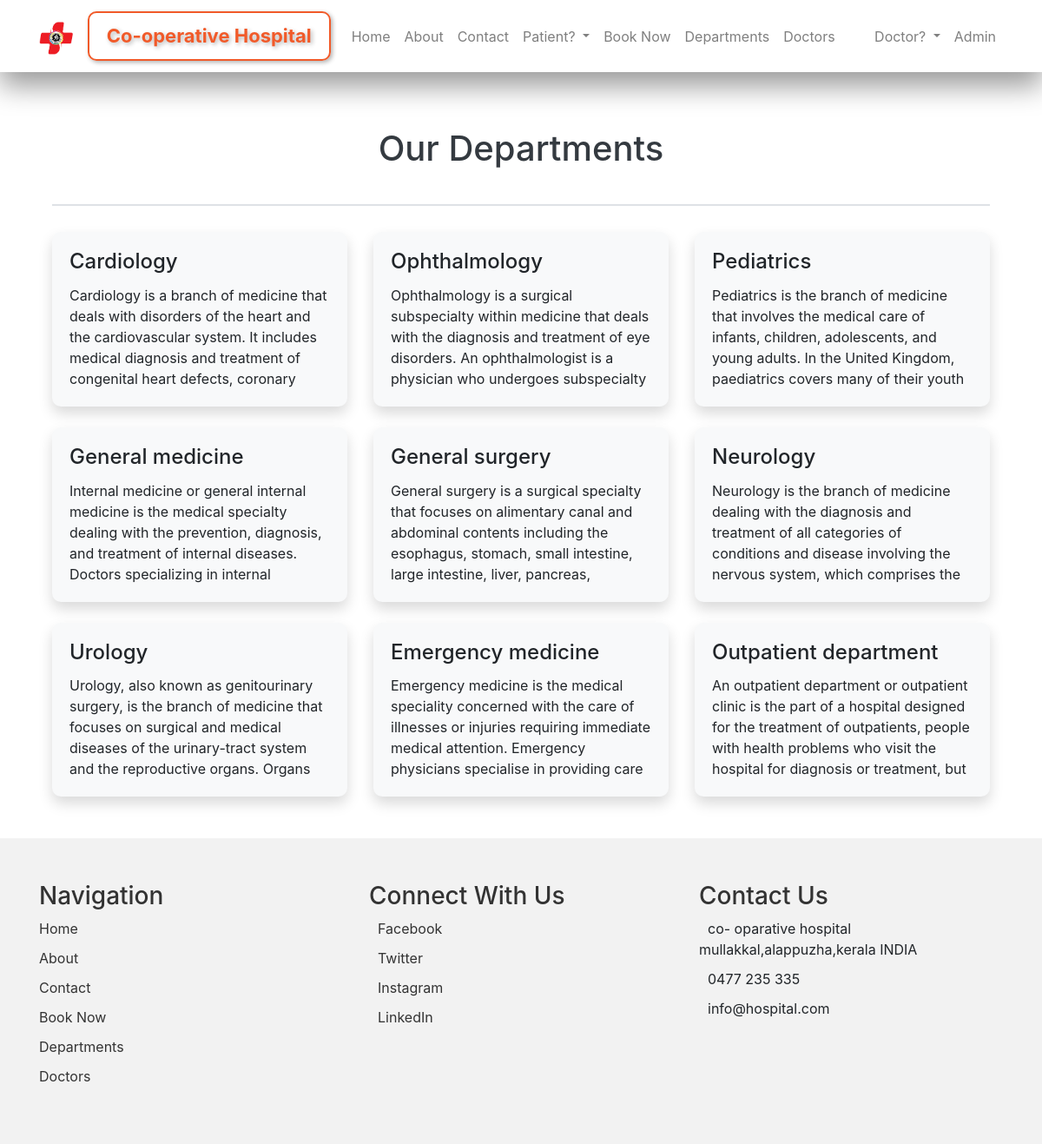
Screenshot of /departments/ with the database file from the repository.
### home/models.py (models this page shows, shortened)
class Departments(models.Model):
    dep_name = models.CharField(max_length=50)
    dep_description = models.TextField()

### home/views.py (the view)
# urls.py: path('departments/', views.Department, name='Department'),
def Department(request):
    dect_dept={
      'dept': Departments.objects.all()
    }
    return render(request, 'department.html',dect_dept)

### templates/department.html (shortened to what this page needs)
{% extends 'base.html' %}
{% block content %}
<div class="container">
  <h1 class="dep-title">Our Departments</h1>
  <hr>
  <div class="row justify-content-center">
    {% for d in dept %}
      <div class="col-md-4 mb-4">
        <div class="card card-sm shadow">
          <div class="card-body">
            <h4 class="card-title card-heading">{{ d.dep_name }}</h4>
            <div class="dep-description scrollable">
              <p class="card-text">{{ d.dep_description }}</p>
            </div>
          </div>
        </div>
      </div>
    {% endfor %}
  </div>
</div>
{%endblock%}

### templates/base.html (shortened to what this page needs)
{% load static %}
<!DOCTYPE html>
<html lang="en">
<head>
  <link rel="stylesheet" href="https://stackpath.bootstrapcdn.com/bootstrap/4.3.1/css/bootstrap.min.css">
</head>
<body>
<nav class="navbar navbar-expand-lg navbar-light ">
    <div class="container">
		<a class="navbar-brand" href="{% url 'index' %}">
			<img src="{% static 'images/logo2.png' %}" alt="Co-operative Hospital" class="logo">
			<span class="hospital-name">Co-operative Hospital</span>
		  </a>
      <div class="collapse navbar-collapse" id="navbarNav">
        <ul class="navbar-nav mr-auto">
           <li class="nav-item">
            <a class="nav-link" href="{% url 'index' %}">Home</a>
          </li>
          <li class="nav-item">
            <a class="nav-link" href="{% url 'about' %}">About</a>
          </li>
          <li class="nav-item">
            <a class="nav-link" href="{% url 'contact' %}">Contact</a>
          </li>
          <ul class="navbar-nav">
          <li class="nav-item dropdown">
            <a class="nav-link dropdown-toggle" href="#" id="doctorDropdown" role="button" data-toggle="dropdown" aria-haspopup="true" aria-expanded="false">
              Patient?
            </a>
          </li>
        </ul>
          <li class="nav-item">
            <a class="nav-link" href="{% url 'booking' %}">Book Now</a>
          </li>
          <li class="nav-item">
            <a class="nav-link" href="{% url 'Department' %}">Departments</a>
          </li>
          <li class="nav-item">
            <a class="nav-link" href="{% url 'Doctor' %}">Doctors</a>
          </li>
        </ul>
        <ul class="navbar-nav">
          <li class="nav-item dropdown">
            <a class="nav-link dropdown-toggle" href="#" id="doctorDropdown" role="button" data-toggle="dropdown" aria-haspopup="true" aria-expanded="false">
              Doctor?
            </a>
          </li>
          <li class="nav-item">
            <a class="nav-link" href="{% url 'admin:index' %}">Admin</a>
          </li>
        </ul>
      </div>
    </div>
  </nav>
  <div class="container py-4">
    {% block content %}
    {% endblock %}
  </div>
  <footer class="footer">
	<div class="container">
	  <div class="row">
		<div class="col-md-4">
		  <h3>Navigation</h3>
		  <ul class="list-unstyled">
			<li><a href="{% url 'index' %}">Home</a></li>
			<li><a href="{% url 'about' %}">About</a></li>
			<li><a href="{% url 'contact' %}">Contact</a></li>
			<li><a href="{% url 'booking' %}">Book Now</a></li>
			<li><a href="{% url 'Department' %}">Departments</a></li>
			<li><a href="{% url 'Doctor' %}">Doctors</a></li>
		  </ul>
		</div>
		<div class="col-md-4">
		  <h3>Connect With Us</h3>
		  <ul class="list-unstyled">
			<li><a href="#"> Facebook</a></li>
			<li><a href="#"> Twitter</a></li>
			<li><a href="#"> Instagram</a></li>
			<li><a href="#"> LinkedIn</a></li>
		  </ul>
		</div>
		<div class="col-md-4">
		  <h3>Contact Us</h3>
		  <p> co- oparative hospital mullakkal,alappuzha,kerala INDIA</p>
		  <p>0477 235 335</p>
		  <p> info@hospital.com</p>
		</div>
	  </div>
	</div>
  </footer>
			</body>
			</html>

### templates/department.html (style rules this page uses)
.card { background-color: #f8f9fa; border-radius: 10px; border: none; transition: all 0.3s ease-in-out; }
.card-heading { color: #212529; }
.scrollable { height: 120px; overflow-y: scroll; }
.dep-title { text-align: center; margin-top: 40px; margin-bottom: 40px; color: #343a40; }
hr { margin-top: 30px; margin-bottom: 30px; border: 1px solid #dee2e6; }

### templates/base.html (style rules this page uses)
.navbar { background-color: #fff; box-shadow: 0 8px 16px rgba(0,0,0,0.5); transition: 0.3s; }
.navbar-nav .nav-item { position: relative; }
.footer { background-color: #f2f2f2; padding: 50px 0; }
.footer h3 { color: #333; }
.footer ul { list-style: none; padding: 0; }
.footer li { margin-bottom: 10px; }
.footer a { color: #333; }
.footer p { margin-bottom: 10px; }
.logo { max-width: 40px; margin-right: 10px; }
.hospital-name { font-size: 22px; font-weight: bold; color: #f15a29; text-shadow: 2px 2px 5px rgba(0,0,0,0.3); transform: translateZ(30px); display: inline-block; padding: 10px 20px; border: 2px solid #f15a29; border-radius: 10px; box-shadow: 2px 2px 5px rgba(0,0,0,0.3); }

### rows the page displays
Departments: dep_name "Cardiology", dep_description "Cardiology is a branch of medicine that deals with disorders of the heart and the cardiovascular system. It includes medical diagnosis and treatment of congenital heart defects, coronary…"
Departments: dep_name "Ophthalmology", dep_description "Ophthalmology is a surgical subspecialty within medicine that deals with the diagnosis and treatment of eye disorders. An ophthalmologist is a physician who undergoes subspecialty…"
Departments: dep_name "Pediatrics", dep_description "Pediatrics is the branch of medicine that involves the medical care of infants, children, adolescents, and young adults. In the United Kingdom, paediatrics covers many of their youth…"
Departments: dep_name "General medicine", dep_description "Internal medicine or general internal medicine is the medical specialty dealing with the prevention, diagnosis, and treatment of internal diseases. Doctors specializing in internal…"
Departments: dep_name "General surgery", dep_description "General surgery is a surgical specialty that focuses on alimentary canal and abdominal contents including the esophagus, stomach, small intestine, large intestine, liver, pancreas,…"
Departments: dep_name "Neurology", dep_description "Neurology is the branch of medicine dealing with the diagnosis and treatment of all categories of conditions and disease involving the nervous system, which comprises the…"
Departments: dep_name "Urology", dep_description "Urology, also known as genitourinary surgery, is the branch of medicine that focuses on surgical and medical diseases of the urinary-tract system and the reproductive organs. Organs…"
Departments: dep_name "Emergency medicine", dep_description "Emergency medicine is the medical speciality concerned with the care of illnesses or injuries requiring immediate medical attention. Emergency physicians specialise in providing care…"
Departments: dep_name "Outpatient department", dep_description "An outpatient department or outpatient clinic is the part of a hospital designed for the treatment of outpatients, people with health problems who visit the hospital for diagnosis or treatment, but…"
